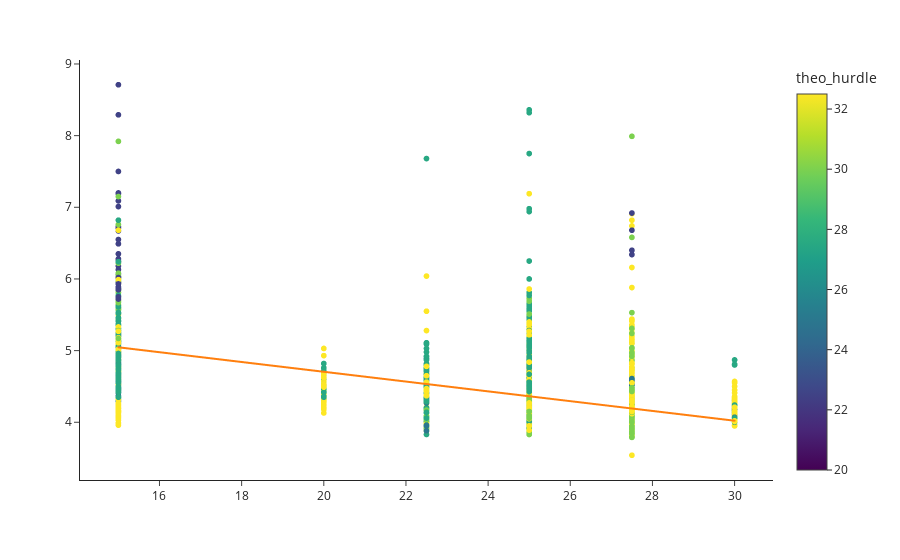

Notebook code for this chart:
### Code cell
import plotly.express as px

fig = px.scatter(not_match, x=not_match['Hurdles'], y=not_match['time'],
                 color= not_match['theo_hurdle'],
                 template = 'simple_white',
                 trendline='ols')

#az x és y tengely feliratok eltávolítása
fig.update_layout(xaxis_title=None, yaxis_title=None)

fig.show()

### Figure 1 — Plotly figure (JSON) as saved in the notebook; plotly's stock layout.template omitted (floating-point values rounded to 4 significant figures; data arrays with more than 128 entries replaced by an {"elided": "..."} marker saying what was removed)
{"data": [{"hovertemplate": "Hurdles=%{x}<br>time=%{y}<br>theo_hurdle=%{marker.color}<extra></extra>", "legendgroup": "", "marker": {"color": {"elided": "3173 float values"}, "coloraxis": "coloraxis", "symbol": "circle"}, "mode": "markers", "name": "", "showlegend": false, "type": "scattergl", "x": {"elided": "3173 float values"}, "xaxis": "x", "y": {"elided": "3173 float values"}, "yaxis": "y"}, {"hovertemplate": "<b>OLS trendline</b><br>time = -0.0683034 * Hurdles + 6.07082<br>R<sup>2</sup>=0.253592<br><br>Hurdles=%{x}<br>time=%{y} <b>(trend)</b><extra></extra>", "legendgroup": "", "marker": {"symbol": "circle"}, "mode": "lines", "name": "", "showlegend": false, "type": "scattergl", "x": {"elided": "3173 float values"}, "xaxis": "x", "y": {"elided": "3173 float values"}, "yaxis": "y"}], "layout": {"autosize": true, "coloraxis": {"colorbar": {"title": {"text": "theo_hurdle"}}, "colorscale": [[0, "#440154"], [0.1111, "#482878"], [0.2222, "#3e4989"], [0.3333, "#31688e"], [0.4444, "#26828e"], [0.5556, "#1f9e89"], [0.6667, "#35b779"], [0.7778, "#6ece58"], [0.8889, "#b5de2b"], [1, "#fde725"]]}, "legend": {"tracegroupgap": 0}, "margin": {"t": 60}, "xaxis": {"anchor": "y", "autorange": true, "domain": [0, 1], "range": [13.98, 31.02], "title": {}, "type": "linear"}, "yaxis": {"anchor": "x", "autorange": true, "domain": [0, 1], "range": [3.14, 9.11], "title": {}, "type": "linear"}}}
